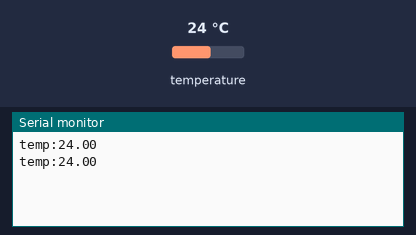
The sketch below on a simulated Arduino Uno, built with avr-gcc and run on an emulated ATmega328P. Shown: the last lines printed to the serial monitor. The test bench sets the inputs (shaded band); at power-on: temperature 24 °C.

Above: at 3.5 s.
3.6 s: temperature set to 12 °C
At 4.6 s:
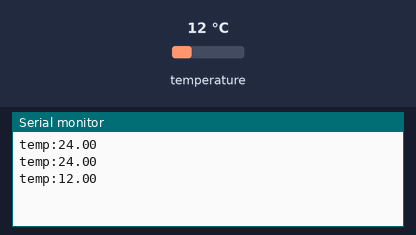
5.1 s: temperature set to 19 °C
At 6.3 s:
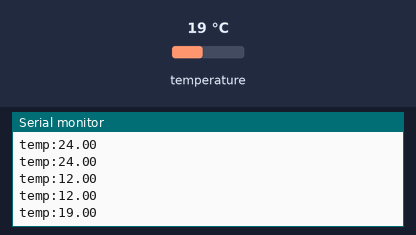
Timing chart, 0 to 8.1 s (numbered marks = the images above; inputs shaded):
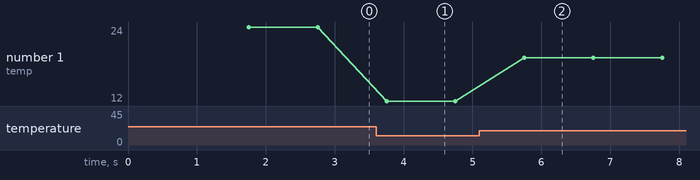

The sketch:

ds18b20_onewire.ino
```cpp
#include <OneWire.h>
#include <DallasTemperature.h>

constexpr int kBusPin = 2;
OneWire oneWire(kBusPin);
DallasTemperature sensors(&oneWire);
uint32_t lastSample = 0;

void setup() {
  Serial.begin(115200);
  sensors.begin();
}

void loop() {
  if (millis() - lastSample < 1000) return;
  lastSample = millis();
  sensors.requestTemperatures();
  Serial.print("temp:");
  Serial.println(sensors.getTempCByIndex(0));
}
```

Measured:
- after the input at 3.6 s, the serial monitor: prints a new line after 0.15 s (image 1)
- after the input at 5.1 s, the serial monitor: prints a new line after 0.65 s (image 2)
- plotted number 1: 24 → 12 after the input at 3.6 s, 12 → 19 after the input at 5.1 s
